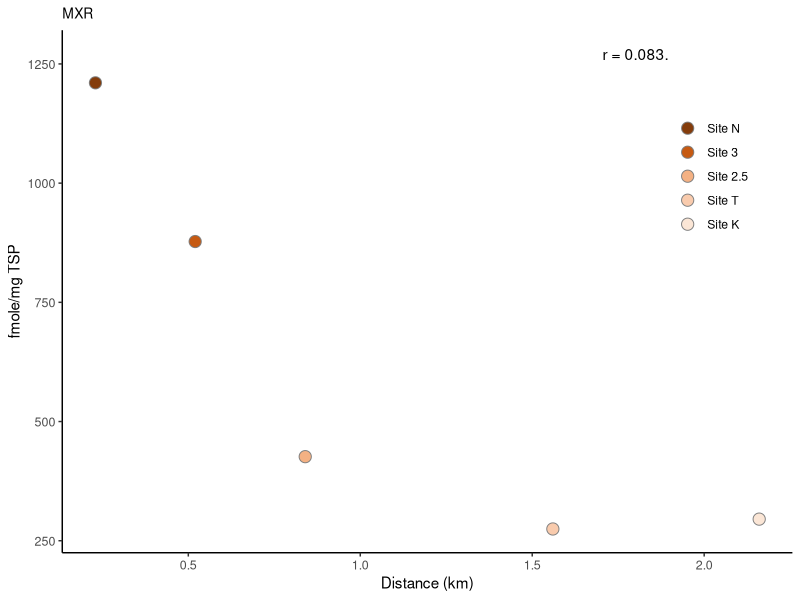
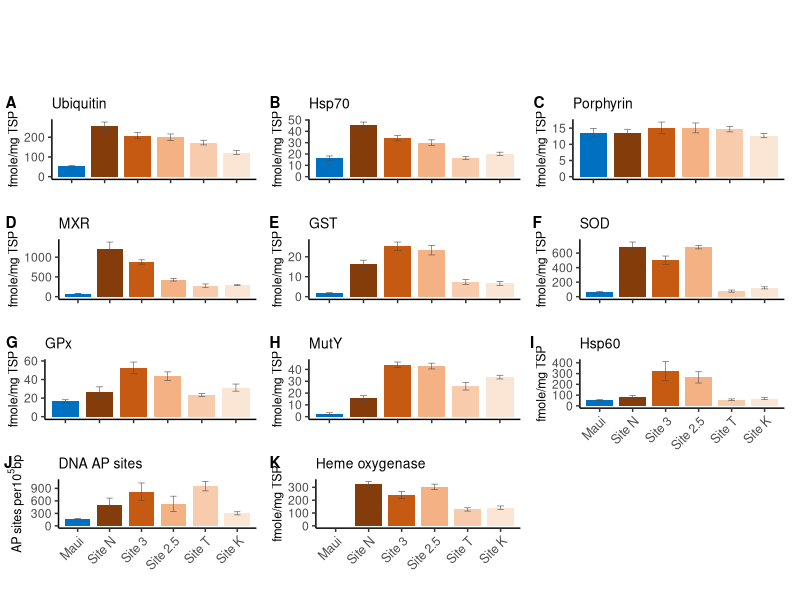
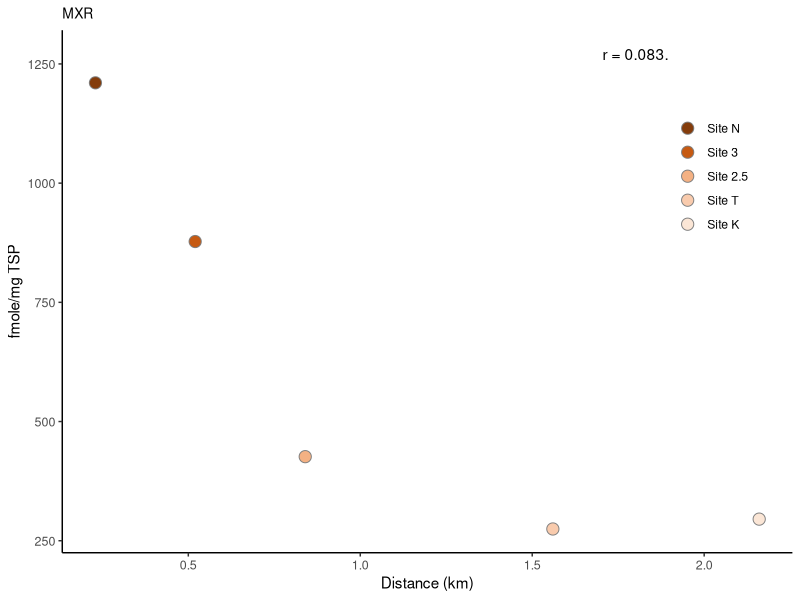
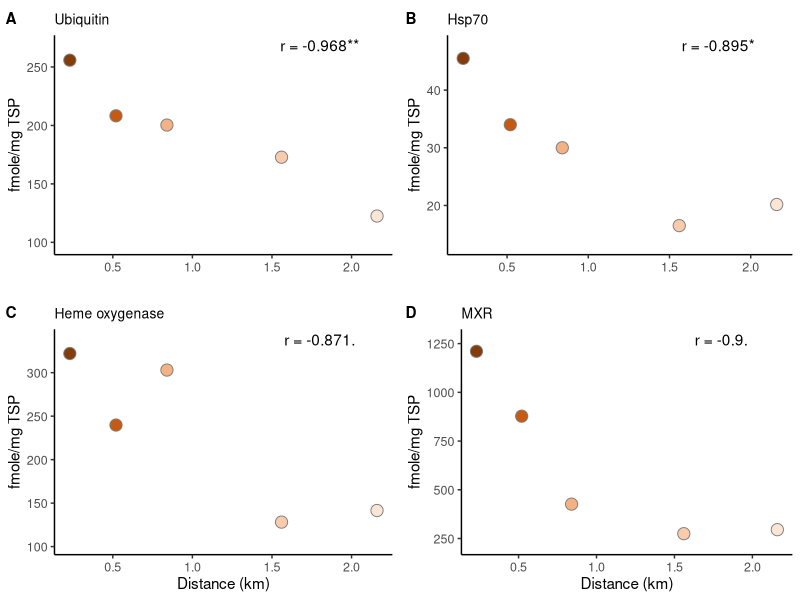

These figures' R source, in order:
library(ggplot2)
library(dplyr)
library(plotrix)
library(cowplot)
library(gridExtra)

#color schemes for site
# Ref, N, 3,2.5,K,T
colors<-c("#0070C0","#843C0B","#C65A12","#F4B183","#F9CBAD","#FBE6D6")

#Read the data
#Maunalua Bay
biomarkers<-read.csv("Data/biomarkers.csv", fill = T) 
#Maui Means and SE
#Maui Means and SE
maui<-read.csv("Data/maui_means.csv")


# Create figures for all biomarkers

markers<-colnames(biomarkers)[3:13]
# sort the order by appearance in the manuscript text:
markers<-markers[c(3,4,1,6,7,9,11,8,5,2,10)]


plots<-list()
for (i in 1:11){
    marker<-markers[i]
    df<-biomarkers[,c("Site", marker)]
    colnames(df)[2]<-"amount"
    
    #add maui for now till obtain the data
    df<-rbind(df, c("Maui",0))
    df$amount<-as.numeric(df$amount)
    
    means<-df %>% 
        group_by(Site) %>% # our group
        summarise( # summarise operation by group
            mean = mean(amount, na.rm = T),
            std = sd(amount, na.rm = T),
            SE=std.error(amount, na.rm = T))
    
    #Add maui mean & SE
    if(i!=11) {
        means$mean[1]<-maui$mean[maui$Biomarker==marker]
        means$SE[1]<-maui$SE[maui$Biomarker==marker]
    }
    means$Site<-factor(means$Site, levels=c("Maui","SiteN","Site3","Site2","SiteT",'SiteK'))
    
    if (i!= 10) unit<-"fmole/mg TSP"
    if (i==10) unit<-expression(paste("AP sites per", 10^5,"bp"))

    if (i==10) marker = "DNA AP sites"
    if (i==11) marker = "Heme oxygenase"
    
    if (i<9){
        plots[[i]]<-ggplot(means, aes(x=Site,y=mean,ymin=mean-SE, ymax=mean+SE, fill=Site))+
            geom_bar(stat = "identity", width=0.8)+
            geom_errorbar(width=.2, color="gray30", linewidth=0.2)+
            xlab("")+ylab(unit)+
            scale_fill_manual(values=colors, guide="none")+
            theme_classic()+
            theme(axis.text.x=element_blank(),axis.title.y = element_text(size=9))+
            ggtitle(marker)+
            theme(plot.title = element_text(size = 10))
    }
    
    if (i>=9){
    plots[[i]]<-ggplot(means, aes(x=Site,y=mean,ymin=mean-SE, ymax=mean+SE, fill=Site))+
        geom_bar(stat = "identity", width=0.8)+
        geom_errorbar(width=.2, color="gray30", linewidth=0.2)+
        xlab("")+ylab(unit)+
        scale_fill_manual(values=colors, guide="none")+
        theme_classic()+
        theme(axis.text.x=element_text(size=9, angle=45, hjust=1), axis.title.y = element_text(size=9))+
        ggtitle(marker)+
        theme(plot.title = element_text(size = 10))+
        scale_x_discrete(labels=c("SiteN"="Site N","Site2"="Site 2.5","SiteT"="Site T","Site3"="Site 3","SiteK"="Site K"))
    }
    #ggsave(paste0("Output/",marker,".png"), width = 5.5, height=4, dpi=300)
}


#png(paste0("Output/biomarkers_barcharts.png"), height = 7, width = 6.5, res=300, units = "in")
#do.call(grid.arrange, c(plots, ncol=3))
#dev.off()

#png(paste0("Output/biomarkers_barcharts_all.png"), height = 7, width = 6.5, res=300, units = "in")
pdf(paste0("Output/biomarkers_barcharts_all.pdf"), height = 7, width = 6.5)

ggdraw()+
    draw_plot(plots[[1]],x=0,   y=0.65,width=0.33,height=0.2)+
    draw_plot(plots[[2]],x=0.33,y=0.65,width=0.33,height=0.2)+
    draw_plot(plots[[3]],x=0.66,y=0.65,width=0.33,height=0.2)+
    draw_plot(plots[[4]],x=0,   y=0.45,width=0.33,height=0.2)+
    draw_plot(plots[[5]],x=0.33,y=0.45,width=0.33,height=0.2)+
    draw_plot(plots[[6]],x=0.66,y=0.45,width=0.33,height=0.2)+
    draw_plot(plots[[7]],x=0,   y=0.25,width=0.33,height=0.2)+
    draw_plot(plots[[8]],x=0.33,y=0.25,width=0.33,height=0.2)+
    draw_plot(plots[[9]],x=0.66,y=0.2,width=0.33,height=0.25)+
    draw_plot(plots[[10]],x=0,  y=0,width=0.33,height=0.25)+
    draw_plot(plots[[11]],x=0.33,y=0,width=0.33,height=0.25)+
draw_plot_label(c("A","B","C","D","E","F","G","H","I","J","K"), 
                c(0,0.33,0.66,0,0.33,0.66,0,0.33,0.66,0,0.33),
                c(0.85,0.85,0.85,0.65,0.65,0.65,0.45,0.45,0.45,0.25,0.25), size = 11)

dev.off()

#stats

pretest<-data.frame(marker=markers)
for (i in 1:11){
    marker<-markers[i]
    df<-biomarkers[,c("Site", marker)]
    colnames(df)[2]<-"amount"
    
    re1<-shapiro.test(df$amount) 
    pretest$shapiro.test[i]<-re1$p.value
    pretest$shapiro_pass[i]<-ifelse(re1$p.value>0.05, "Y", "N")
    re2<-bartlett.test(amount ~ Site, data=df)
    pretest$barlett.test[i]<-re2$p.value
    pretest$barlett_pass[i]<-ifelse(re2$p.value>0.05, "Y", "N")
}


#           marker shapiro.test shapiro_pass barlett.test barlett_pass
#1       Porphyrin 7.825081e-02            Y 4.643598e-01            Y
#2    DNA.AP.sites 8.350118e-02            Y 1.382346e-01            Y
#3       Ubiquitin 4.122826e-01            Y 4.895295e-01            Y
#4           Hsp70 8.111860e-02            Y 3.935800e-01            Y
#5           Hsp60 2.065272e-05            N 2.915311e-06            N
#6             MxR 3.661060e-04            N 1.073331e-05            N
#7             GST 1.929391e-02            N 3.492335e-01            Y
#8            MutY 4.809779e-01            Y 6.508116e-01            Y
#9        Cu.ZnSOD 1.524208e-03            N 2.927210e-03            N
#10 Heme.Oxygenase 1.491656e-01            Y 6.034722e-01            Y
#11            GPx 7.817460e-02            Y 2.082087e-01            Y




# Test correlation with distance

markers<-colnames(biomarkers)[3:13]
cortest<-c(1,1,1,1,2,2,2,2,2,1,1)
correlation<-data.frame(marker=markers)
Markers<-list()
for (i in 1:11){
    marker<-markers[i]
    df<-biomarkers[,c("Site", marker)]
    colnames(df)[2]<-"amount"
    
    means<-df %>% 
        group_by(Site) %>% # our group
        summarise( # summarise operation by group
            mean = mean(amount, na.rm = T),
            std = sd(amount, na.rm = T),
            SE=std.error(amount, na.rm = T))
    means$distance<-c(0.84, 0.52, 2.16, 0.23, 1.56)
    #means$Site<-factor(means$Site, levels=c("Maui","SiteN","Site3","Site2","SiteK",'SiteT'))
    Markers[[i]]<-means
    names(Markers)[i]<-marker
    
    if(cortest[i]==1) test<-'pearson'
    if(cortest[i]==2) test<-"spearman"
    results<-cor.test(means$mean, means$distance, method=test)
    
    correlation$method[i]<-test
    correlation$p.val[i]<-results$p.value
    correlation$coeff[i]<-results$estimate
}
correlation
#           marker   method       p.val       coeff
#1       Porphyrin  pearson 0.388597414 -0.5021825
#2    DNA.AP.sites  pearson 0.735487472 -0.2092857
#3       Ubiquitin  pearson 0.006942922 -0.9676741*
#4           Hsp70  pearson 0.040054028 -0.8952459*
#5           Hsp60 spearman 0.350000000 -0.6000000
#6             MxR spearman 0.083333333 -0.9000000.
#7             GST spearman 0.233333333 -0.7000000
#8            MutY spearman 0.950000000  0.1000000
#9        Cu.ZnSOD spearman 0.133333333 -0.8000000
#10 Heme.Oxygenase  pearson 0.054634439 -0.8708322.
#11            GPx  pearson 0.533818911 -0.3751319


# Create correlation plot for significant marker
corrs<-correlation[correlation$p.val<0.1,]
corrs<-corrs[order(corrs$p.val),]
corplots<-list()
for (i in 1:nrow(corrs)){
    marker<-corrs$marker[i]
    df<-Markers[[marker]]
    df$Site<-factor(df$Site,levels=c("SiteN","Site3","Site2","SiteT",'SiteK'))
    
    ymax<-max(df$mean)*1.05
    ymin<-min(df$mean)*0.8
    pval<-round(corrs$p.val[i], digits = 3)
    r=round(corrs$coeff[i], digits=3)
    if(pval<0.05&pval>0.01) star="*"
    if(pval<0.01) star="**"
    if (pval>0.05) star="."
    if (i<3) xlab=""
    if (i>2) xlab="Distance (km)"
    if (i==3) marker="Heme oxygenase"
    
    
    corplots[[i]]<-ggplot(df, aes(x=distance, y=mean, fill=Site))+
        geom_point(size=3.8, shape=21, color="gray50")+
        theme_classic()+xlab(xlab)+
        ylab('fmole/mg TSP')+
        ylim(ymin,ymax)+
        ggtitle(marker)+theme(plot.title = element_text(size = 10))+
        scale_fill_manual(values=colors[2:6], guide="none")+
        theme(axis.text=element_text(size=9))+
        annotate("text", x=1.8, y=ymax, label=paste0("r = ", r,star))
        #geom_smooth(method="lm", se=FALSE,color="gray", linewidth=0.5, linetype=2)
    
}

# Create legend for the correlation plot
ggplot(df, aes(x=distance, y=mean, fill=Site))+
    geom_point(size=3.8, shape=21, color="gray50")+
    theme_classic()+xlab(xlab)+
    ylab('fmole/mg TSP')+
    ggtitle(marker)+theme(plot.title = element_text(size = 10))+
    scale_fill_manual(values=colors[2:6], labels=c("Site N","Site 3","Site 2.5","Site T",'Site K'))+
    theme(axis.text=element_text(size=9))+
    annotate("text", x=1.8, y=ymax, label=paste0("r = ", pval,star))+
    theme(legend.title=element_blank(),
        legend.position = c(.95, .85),
        legend.justification = c("right", "top")
     )
ggsave("Output/corplot_legend.png", width = 5, height = 4, dpi=300)

#png(paste0("Output/biomarkers_correlation_plots.png"), height = 5, width = 7, res=300, units = "in")
pdf(paste0("Output/biomarkers_correlation_plots2.pdf"), height = 5, width = 7)

ggdraw()+
    draw_plot(corplots[[1]],x=0,y=0.5,width=0.5,height=0.49)+
    draw_plot(corplots[[2]],x=0.5,y=0.5,width=0.5,height=0.49)+
    draw_plot(corplots[[3]],x=0,y=0,width=0.5,height=0.5)+
    draw_plot(corplots[[4]],x=0.5, y=0,width=0.5,height=0.5)+
    draw_plot_label(c("A","B","C","D"), 
                    c(0,0.5,0,0.5),
                    c(0.99,0.99,0.5,0.5), size = 11)

dev.off()

